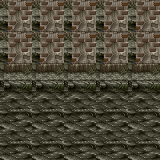

This game map was drawn from its Tiled (.tmx) file and the tilesets committed beside it. A one-line description and the full map source follow:
An orthogonal 5x5 tile map with 32x32 px tiles, 1 tile layer (Capa de Patrones 1).

<map version="1.0" orientation="orthogonal" renderorder="right-down" width="5" height="5" tilewidth="32" tileheight="32" nextobjectid="1">
 <tileset firstgid="1" name="pr1" tilewidth="32" tileheight="32" tilecount="3" columns="3">
  <image source="../NetBeansProjects/CppApplication_1/pr1.png" width="96" height="32" />
 </tileset>
 <layer name="Capa de Patrones 1" width="5" height="5">
  <data>
   <tile gid="3" />
   <tile gid="3" />
   <tile gid="3" />
   <tile gid="3" />
   <tile gid="3" />
   <tile gid="3" />
   <tile gid="3" />
   <tile gid="3" />
   <tile gid="3" />
   <tile gid="3" />
   <tile gid="2" />
   <tile gid="2" />
   <tile gid="2" />
   <tile gid="2" />
   <tile gid="2" />
   <tile gid="1" />
   <tile gid="1" />
   <tile gid="1" />
   <tile gid="1" />
   <tile gid="1" />
   <tile gid="1" />
   <tile gid="1" />
   <tile gid="1" />
   <tile gid="1" />
   <tile gid="1" />
  </data>
 </layer>
</map>